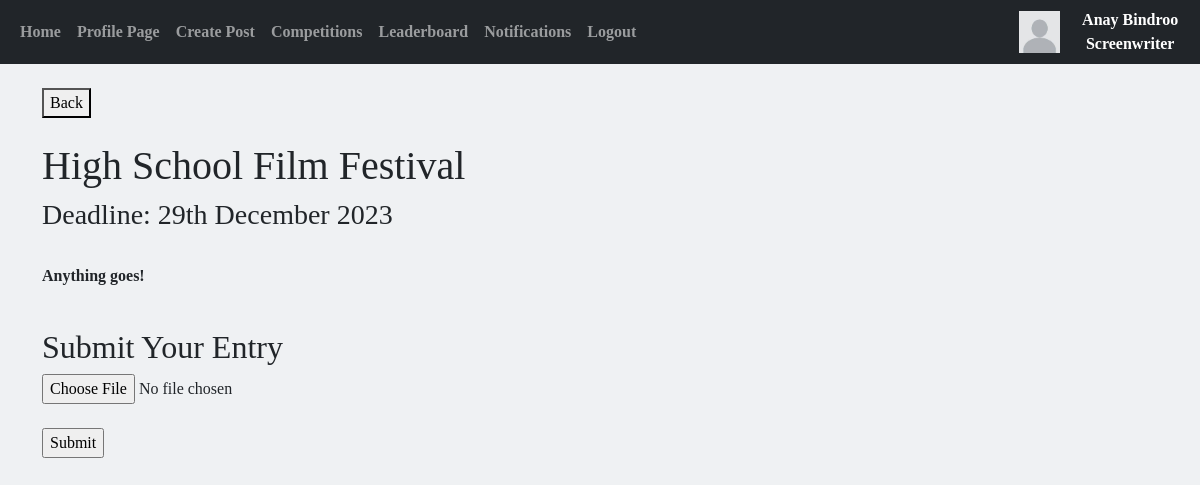
The page /comp/1 (signed in) on the database as committed earlier.
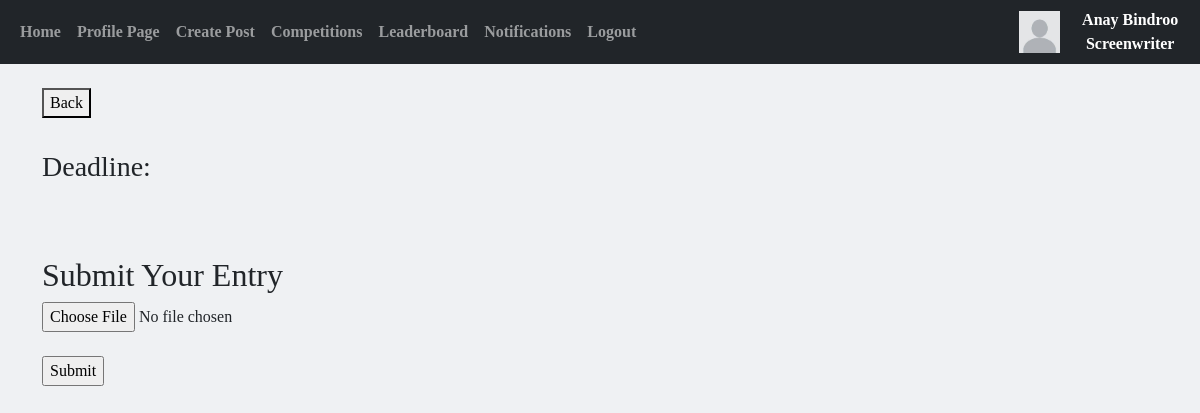
The same page on the database as committed later.
### website/models.py (models this page shows)
class Competitions(db.Model):
    __tablename__ = "Competitions"
    compid = db.Column(db.Integer, primary_key=True)
    producerid = db.Column(db.Integer, db.ForeignKey('Producers.producerid'))
    title = db.Column(db.String(300))
    brief = db.Column(db.Text)
    deadline = db.Column(db.DateTime(timezone=True))
    deadline_string = db.Column(db.String(300))
    date_created = db.Column(db.String(300))
    datetime_created = db.Column(db.DateTime(timezone=True), default=func.now())
    submissionnum = db.Column(db.Integer)
    responses = db.relationship('Notifications', backref="comp", passive_deletes=True)
    awards = db.relationship('Awards', backref="comp", passive_deletes=True)

### website/comps.py (the view)
@comps.route('/comp/<compid>', methods=['GET', 'POST'])
@login_required
def comp(compid):
    UpdateNotificationNumber(current_user.id)
    comp = Competitions.query.filter_by(compid = compid).first()
    writer = Screenwriters.query.filter_by(userid=current_user.id).first()
    notif = Notifications.query.filter_by(writerid = writer.writerid, compid = compid).first()
    if notif:
        submitted = True
    else:
        submitted = False
    return flask.render_template("comp_full.html",user=current_user, comp=comp, submitted=submitted)

### website/update.py (called while the page is built, shortened)
def UpdateNotificationNumber(userid): # Updates the number of unseen notification a user has
    if current_user.accounttype == 1:
        writer = Screenwriters.query.filter_by(userid=userid).first()
        notifs = Notifications.query.filter_by(writerid=writer.writerid)
        number = 0
        if notifs:
            current_user.notifnum = number
            db.session.commit()
        else:
            current_user.notifnum = 0
            db.session.commit()

### website/templates/comp_full.html (shortened to what this page needs)
{% extends "base.html" %} {% block title %}{{comp.title}}{% endblock %} {% block content%}
<!DOCTYPE html>
<html lang="en">
<head>
</head>
<body>
  <button onclick="window.location.href = '/competitions';">Back</button>
  <br><br>
  {% if submitted == True %}
    <h2>You've already submitted to this competition.</h2>
  {% else %}
    <div style="text-align:left">
      <h1>{{comp.title}}</h1>
      <h3>Deadline: {{comp.deadline_string}}</h3>
    </div>
    <br>
    <p>{{comp.brief}}</p>
    <br>
    <h2>Submit Your Entry</h2>
    <form method='POST' enctype='multipart/form-data' action="/submit/{{comp.compid}}">
      <input type="file" name="submission"><br><br>
      <input type="submit" name="Submit" onclick="return confirm('Are you sure you want to submit this screenplay file for this competition? You will not be able to resubmit.')">
    </form>
  <br>
  {% endif %}
</body>
</html>
{% endblock %}

Rows that differ between the two databases and show on the page:
removed Competitions: title "High School Film Festival", deadline_string "29th December 2023", brief "Anything goes!"
